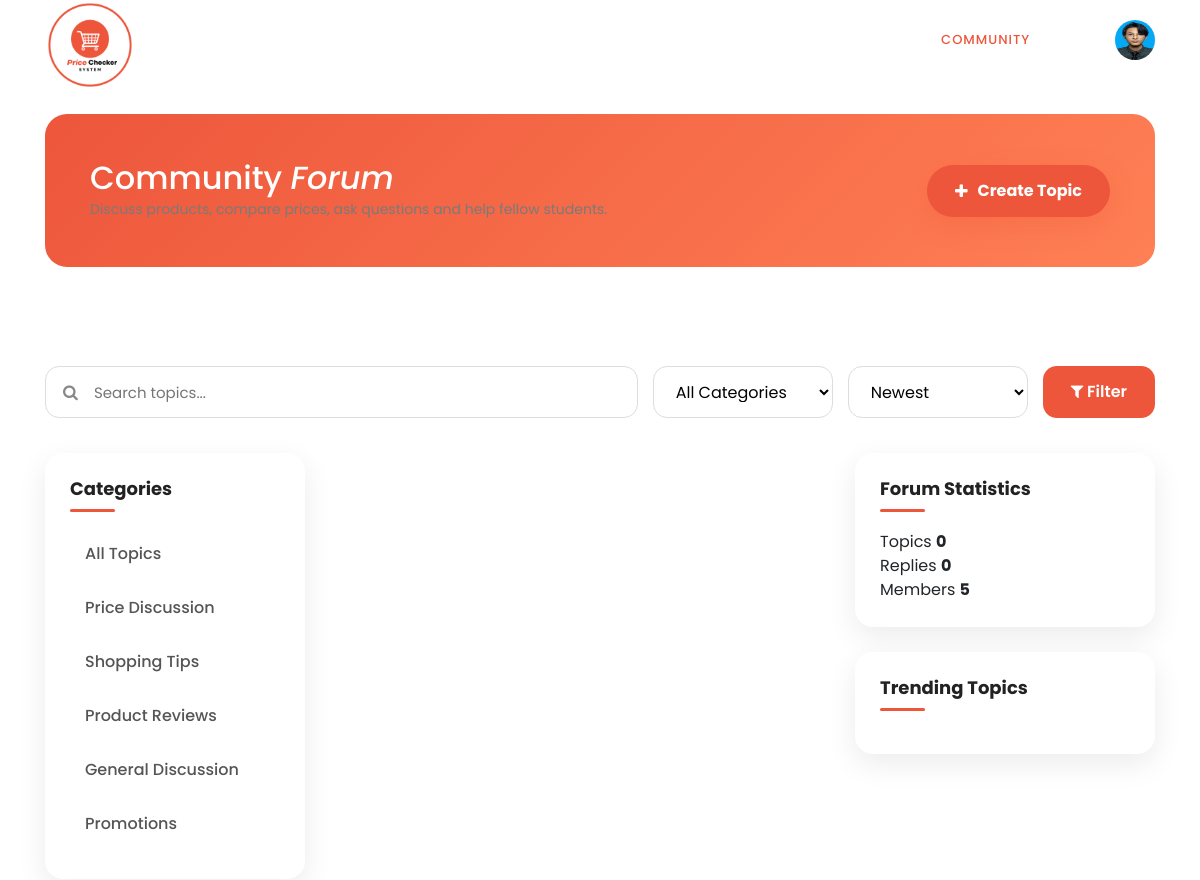
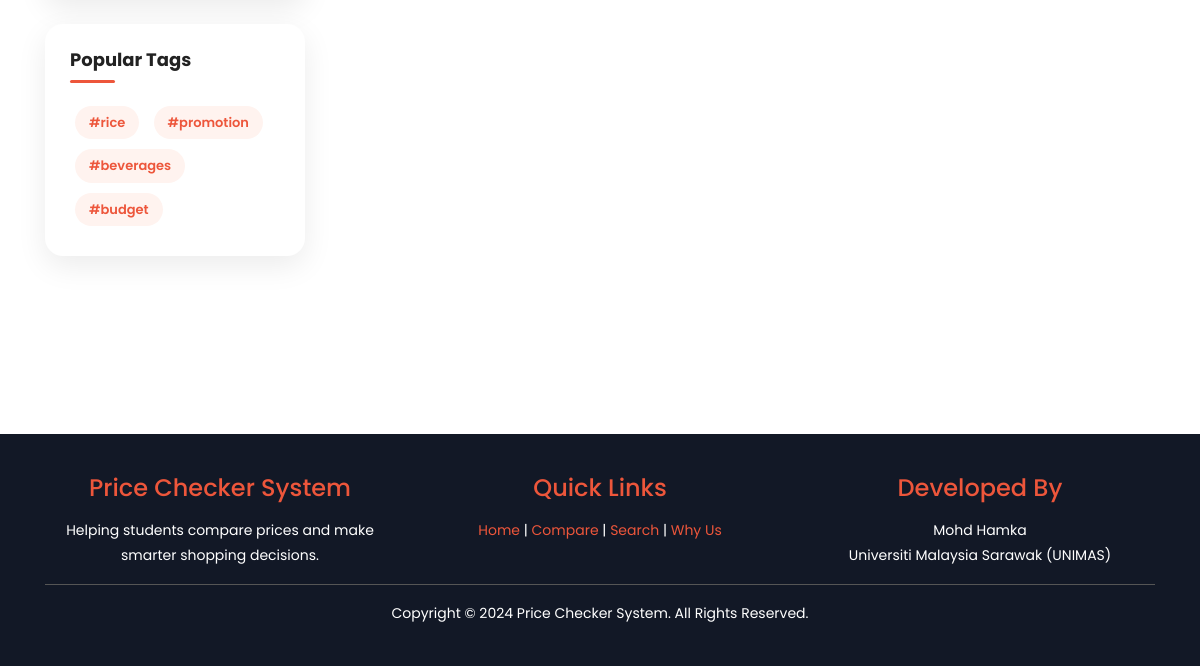
The page /src/student/forum.php (signed in) on the database as committed earlier (2 pictures, top to bottom).
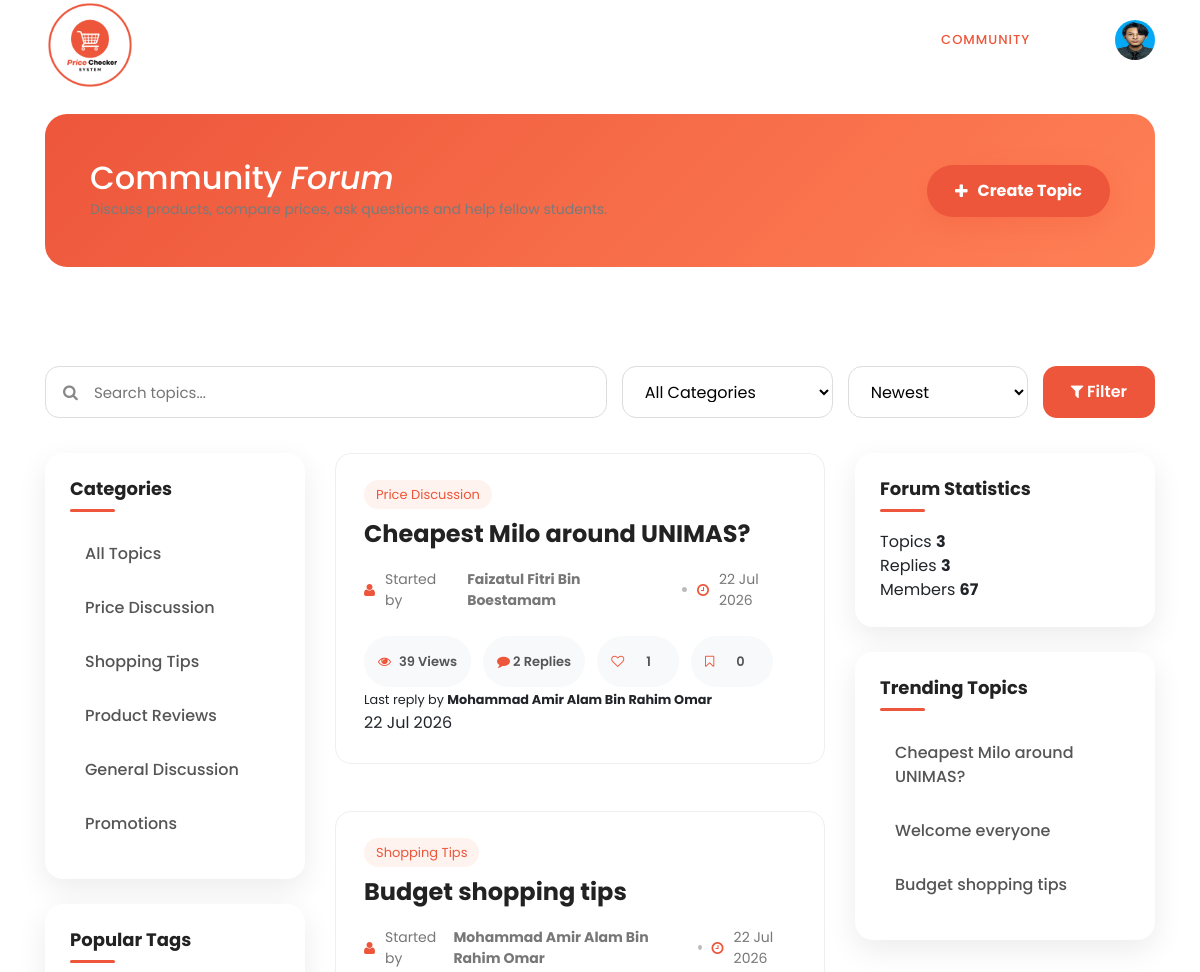
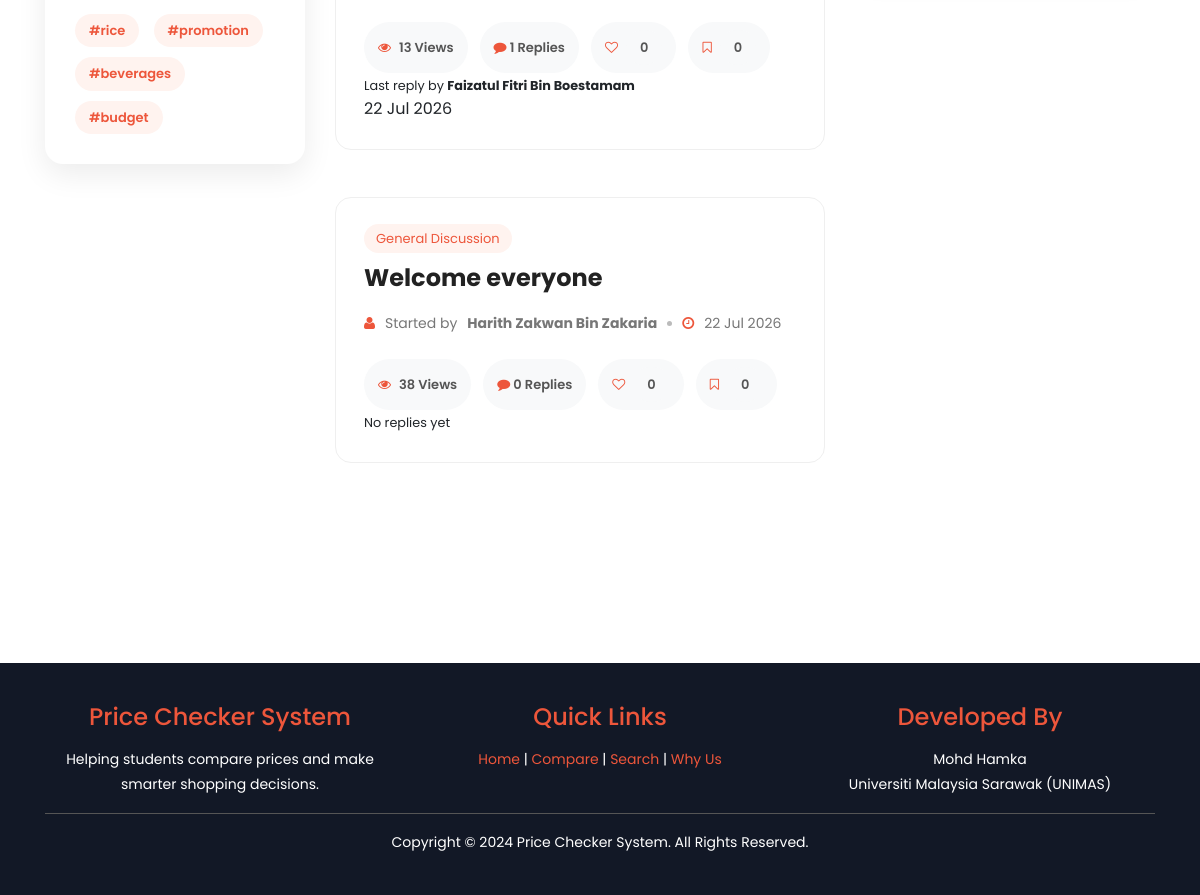
The same page on the database as committed later (2 pictures, top to bottom).
### tables this page shows
CREATE TABLE `student` (
  `studentID` int(11) NOT NULL,
  `fullName` varchar(255) NOT NULL,
  `username` varchar(255) NOT NULL,
  `email` varchar(255) NOT NULL,
  `password` varchar(255) NOT NULL,
  `studentIMG` varchar(255) NOT NULL,
  `logStatus` varchar(255) NOT NULL,
  `created_at` timestamp NOT NULL DEFAULT current_timestamp()
);

CREATE TABLE `forumtopic` (
  `topicID` int(11) NOT NULL,
  `studentID` int(11) NOT NULL,
  `categoryID` int(11) NOT NULL,
  `topicTitle` varchar(200) NOT NULL,
  `topicContent` text NOT NULL,
  `views` int(11) DEFAULT 0,
  `isPinned` tinyint(1) DEFAULT 0,
  `isLocked` tinyint(1) DEFAULT 0,
  `status` enum('Active','Hidden') DEFAULT 'Active',
  `created_at` timestamp NOT NULL DEFAULT current_timestamp(),
  `updated_at` timestamp NOT NULL DEFAULT current_timestamp() ON UPDATE current_timestamp()
);

CREATE TABLE `forumcategory` (
  `categoryID` int(11) NOT NULL,
  `categoryName` varchar(100) NOT NULL,
  `categoryDescription` varchar(255) DEFAULT NULL,
  `created_at` timestamp NOT NULL DEFAULT current_timestamp()
);

### src/includes/forum/forumTopicCard.php (the view, shortened to what the rows shown need)
<div class="topic-card">
    <div class="topic-top">
        <div class="topic-badges">
            <span class="category-badge">
                <?php echo htmlspecialchars($post['categoryName']); ?>
            </span>
        </div>
    </div>
    <h3 class="topic-title">
        <a href="../<?php echo $pageType; ?>/viewTopic.php?id=<?php echo $post['topicID']; ?>">
            <?php echo htmlspecialchars($post['topicTitle']); ?>
        </a>
    </h3>
    <div class="topic-author">
        <i class="fa fa-user"></i>
        Started by
        <strong>
            <?php echo htmlspecialchars($post['fullName']); ?>
        </strong>
        <span class="author-divider"></span>
        <i class="fa fa-clock-o"></i>
        <?php echo date("d M Y",strtotime($post['created_at'])); ?>
    </div>
    <div class="topic-stats">
        <span>
            <i class="fa fa-eye"></i>
            <?php echo $post['views']; ?>
            Views
        </span>
        <span>
            <a class="topic-stat-link" href="../<?php echo $pageType; ?>/viewTopic.php?id=<?php echo $post['topicID']; ?>">
                <i class="fa fa-comment"></i>
                <?php echo $post['totalReplies']; ?>
                Replies
            </a>
        </span>
        <?php if(!$isAdmin){ ?>
            <span>
                    <a href="#" class="like-btn" data-id="<?php echo $post['topicID']; ?>">
                        <i class="fa fa-heart-o"></i>
                    </a>
                <span class="like-count">
                    <?php echo $post['totalLikes']; ?>
                </span>
            </span>
            <span>
                    <a href="#" class="bookmark-btn" data-id="<?php echo $post['topicID']; ?>">
                        <i class="fa fa-bookmark-o"></i>
                    </a>
                <span class="bookmark-count">
                    <?php echo $post['totalBookmarks']; ?>
                </span>
            </span>
        <?php } ?>
    </div>
    <div class="topic-last-reply">
        <?php if(!empty($post['lastReplyDate'])){ ?>
            <small>
                Last reply by
                <strong>
                    <?php echo htmlspecialchars($post['lastReplyBy']); ?>
                </strong>
            </small>
            <br>
            <span>
                <?php echo date("d M Y",strtotime($post['lastReplyDate'])); ?>
            </span>
        <?php } else { ?>
            <small>
                No replies yet
            </small>
        <?php } ?>
    </div>
</div>

### src/student/forum.php (shortened to what the rows shown need)
<?php
include("../config/db_cPCS.php");
$studentID=$_SESSION['studentID'];
$where=" WHERE t.status='Active' ";
$order=" ORDER BY t.isPinned DESC,t.created_at DESC ";
$sql="
SELECT
t.*,
c.categoryName,
s.fullName,
COUNT(DISTINCT r.replyID) totalReplies,
MAX(r.created_at) lastReplyDate,
COALESCE(fl.totalLikes,0) totalLikes,
COALESCE(fb.totalBookmarks,0) totalBookmarks,
(
SELECT s2.fullName
FROM forumreply fr
JOIN student s2
ON fr.studentID=s2.studentID
WHERE fr.topicID=t.topicID
ORDER BY fr.created_at DESC
LIMIT 1
) lastReplyBy
FROM forumtopic t
LEFT JOIN forumcategory c
ON t.categoryID=c.categoryID
LEFT JOIN student s
ON t.studentID=s.studentID
LEFT JOIN forumreply r
ON r.topicID=t.topicID
LEFT JOIN
(
SELECT topicID,
COUNT(*) totalLikes
FROM forumlikes
GROUP BY topicID
) fl
ON fl.topicID=t.topicID
LEFT JOIN
(
SELECT topicID,
COUNT(*) totalBookmarks
FROM forumbookmark
GROUP BY topicID
) fb
ON fb.topicID=t.topicID
$where
GROUP BY t.topicID
$order
";
$communityPosts=mysqli_query($conn,$sql);
$user=mysqli_fetch_assoc(
mysqli_query($conn,"
SELECT
username,
studentIMG
FROM student
WHERE studentID='$studentID'
")
);
$img=$user['studentIMG'];
?>
<!DOCTYPE html>
<html lang="en">
<head>
    <link rel="stylesheet" type="text/css" href="../../assets/css/bootstrap.min.css">
    <link rel="stylesheet" type="text/css" href="../../assets/css/font-awesome.css">
    <link rel="stylesheet" href="../../assets/css/styleindex.css">
    <link rel="stylesheet" href="../../assets/css/forum.css">
    <link rel="stylesheet" href="../../assets/css/footer.css">
</head>
<body>
    <?php
    global $conn;
    $sql = "
    SELECT username, studentIMG
    FROM student
    WHERE studentID = '$studentID'
    ";
    $result = mysqli_query($conn, $sql);
    if($result && mysqli_num_rows($result) > 0)
    {
        $user = mysqli_fetch_assoc($result);
        $img = $user['studentIMG'];
    }
    else
    {
        $username = "Student";
        $img = "../../assets/images/profile/default.png";
    }
    ?>
    <header class="header-area header-sticky">
        <div class="container">
            <div class="row">
                <div class="col-12">
                    <nav class="main-nav">
                        <ul class="nav">
                            <form method="get">
                                <div class="icons">
                                    <div class="dropdown">
                                        <img src="<?php echo $img; ?>" width="40" height="40" class="rounded-circle">
                                    </div>
                                </div>
                            </form>
                        </ul>
                    </nav>
                </div>
            </div>
        </div>
    </header>
    <section class="section community-section" id="community">
        <div class="container">
            <?php
                $isAdmin = false;
                $pageType = "student";
            ?>
            <?php include("../includes/forum/forumHeader.php"); ?>
            <div class="forum-layout">
                <?php include("../includes/forum/forumTopicList.php"); ?>
                <?php
                $trendingTopics = mysqli_query($conn,"
                    SELECT
                    topicID,
                    topicTitle,
                    views
                    FROM forumtopic
                    WHERE status='Active'
                    ORDER BY views DESC
                    LIMIT 5
                ");
                ?>
                <?php include("../includes/forum/forumRightSidebar.php"); ?>
            </div>
        </div>
    </section>
    <br><br>
  </body>
</html>

### src/includes/forum/forumTopicList.php
<div class="forum-main">
    <?php while($post=mysqli_fetch_assoc($communityPosts)){ ?>
    <?php include("../includes/forum/forumTopicCard.php"); ?>
    <?php } ?>
</div>

### src/includes/forum/forumRightSidebar.php (shortened to what the rows shown need)
<div class="forum-right">
    <div class="forum-box">
        <h4>
            Trending Topics
        </h4>
        <?php
        while($trend=mysqli_fetch_assoc($trendingTopics)){
        ?>
            <a href="../<?php echo $pageType; ?>/viewTopic.php?id=<?php echo $trend['topicID']; ?>">
                <?php echo htmlspecialchars($trend['topicTitle']); ?>
            </a>
        <?php
        }
        ?>
    </div>
</div>

Rows that differ between the two databases and show on the page:
added forumtopic: categoryID.categoryName "Price Discussion", topicTitle "Cheapest Milo around UNIMAS?", studentID.fullName "Faizatul Fitri Bin Boestamam", created_at "22 Jul 2026", views "39", totalReplies "2", totalLikes "1", totalBookmarks "0", lastReplyBy "Mohammad Amir Alam Bin Rahim Omar", lastReplyDate "22 Jul 2026"
added forumtopic: categoryID.categoryName "Shopping Tips", topicTitle "Budget shopping tips", studentID.fullName "Mohammad Amir Alam Bin Rahim Omar", created_at "22 Jul 2026", views "13", totalReplies "1", totalLikes "0", totalBookmarks "0", lastReplyBy "Faizatul Fitri Bin Boestamam", lastReplyDate "22 Jul 2026"
added forumtopic: categoryID.categoryName "General Discussion", topicTitle "Welcome everyone", studentID.fullName "Harith Zakwan Bin Zakaria", created_at "22 Jul 2026", views "38", totalReplies "0", totalLikes "0", totalBookmarks "0", shows "No replies yet"
Other text that changed with them:
$totalTopics: "0" → "3"
$totalReplies: "0" → "3"
$totalMembers: "5" → "67"
